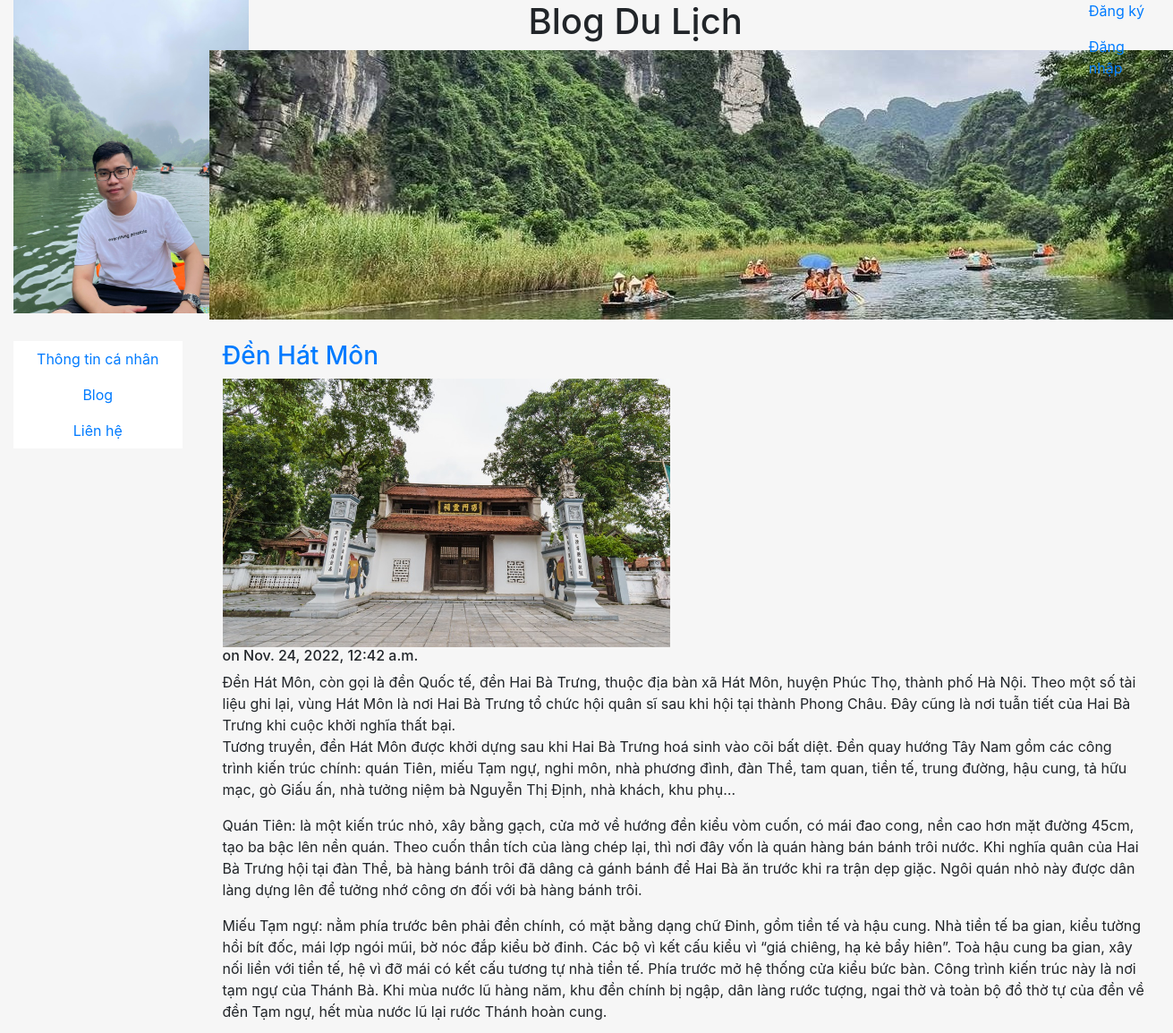
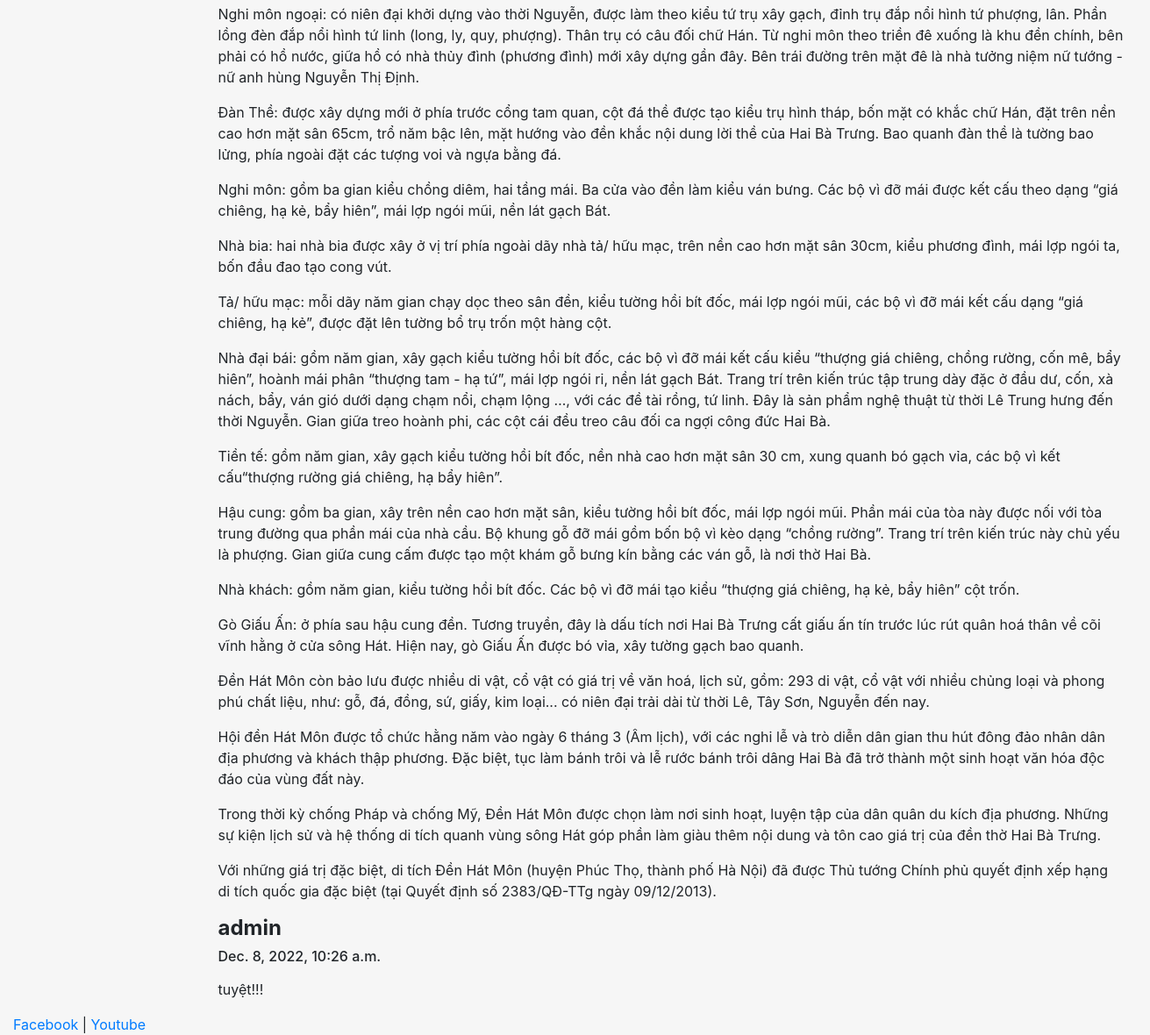
Page /blog/3/ on the committed database (2 pictures, top to bottom).
### blog/models.py (models this page shows, shortened)
class Post(models.Model):
    title = models.CharField(max_length=100)
    body = models.TextField()
    date = models.DateTimeField(auto_now_add=True)
    image = models.ImageField(null=True)

class Comment(models.Model):
    post = models.ForeignKey(Post, on_delete=models.CASCADE, related_name='comments')
    author = models.ForeignKey(settings.AUTH_USER_MODEL, on_delete=models.CASCADE)
    body = models.TextField()
    date = models.DateTimeField(auto_now_add=True)

### blog/views.py (the view)
# urls.py: path('<int:pk>/', views.post, name='post'),#blog/id
def post(request, pk):
   post = get_object_or_404(Post, pk=pk)
   form = CommentForm()
   if request.method == 'POST':
      form = CommentForm(request.POST, author=request.user, post=post)
      if form.is_valid():
         form.save()
         return HttpResponseRedirect(request.path)
   return render(request, "blog/post.html", {"post": post, "form": form})

### blog/templates/blog/post.html (shortened to what this page needs)
{% extends "pages/base.html" %}
{% block content %}
<h3><a href='{% url 'post' post.id % }'>{{post.title}}</a></h3>
{% if post.image %}
    <img src="{{ post.image.url }}" width="500px" height="300px" />
<h6>on {{post.date}}</h6>
{{post.body|safe|linebreaks}}
{% for comment in post.comments.all %}
    <h4><strong>{{comment.author}}</strong></h4>
    <h6><p>{{comment.date}}</p></h6>
    <p>{{comment.body|linebreaks}}</p>
{% endfor %}
{% endblock %}

### home/templates/pages/base.html (style rules this page uses)
html, body { height: 100%; background-color: #f6f6f6; }

### rows in the picture
Post: title "Đền Hát Môn", image (picture), date "Nov. 24, 2022, 12:42 a.m.", body "Đền Hát Môn, còn gọi là đền Quốc tế, đền Hai Bà Trưng, thuộc địa bàn xã Hát Môn, huyện Phúc Thọ, thành phố Hà Nội. Theo một số tài liệu ghi lại, vùng Hát Môn là nơi Hai Bà Trưng tổ chức hội quân sĩ sau khi hội tại thành Phong Châu. Đây cũng là nơi tuẫn tiết của Hai Bà Trưng khi cuộc khởi nghĩa thất bại. Tương truyền, đền Hát Môn được khởi dựng sau khi Hai Bà Trưng hoá sinh vào cõi bất diệt. Đền quay hướng Tây Nam gồm các công trình kiến trúc chính: quán Tiên, miếu Tạm ngự, nghi môn, nhà phương đình, đàn Thề, tam quan, tiền tế, trung đường, hậu cung, tả hữu mạc, gò Giấu ấn, nhà tưởng niệm bà Nguyễn Thị Định, nhà khách, khu phụ… Quán Tiên: là một kiến trúc nhỏ, xây bằng gạch, cửa mở về hướng…"
Comment: author "admin", date "Dec. 8, 2022, 10:26 a.m.", body "tuyệt!!!"
